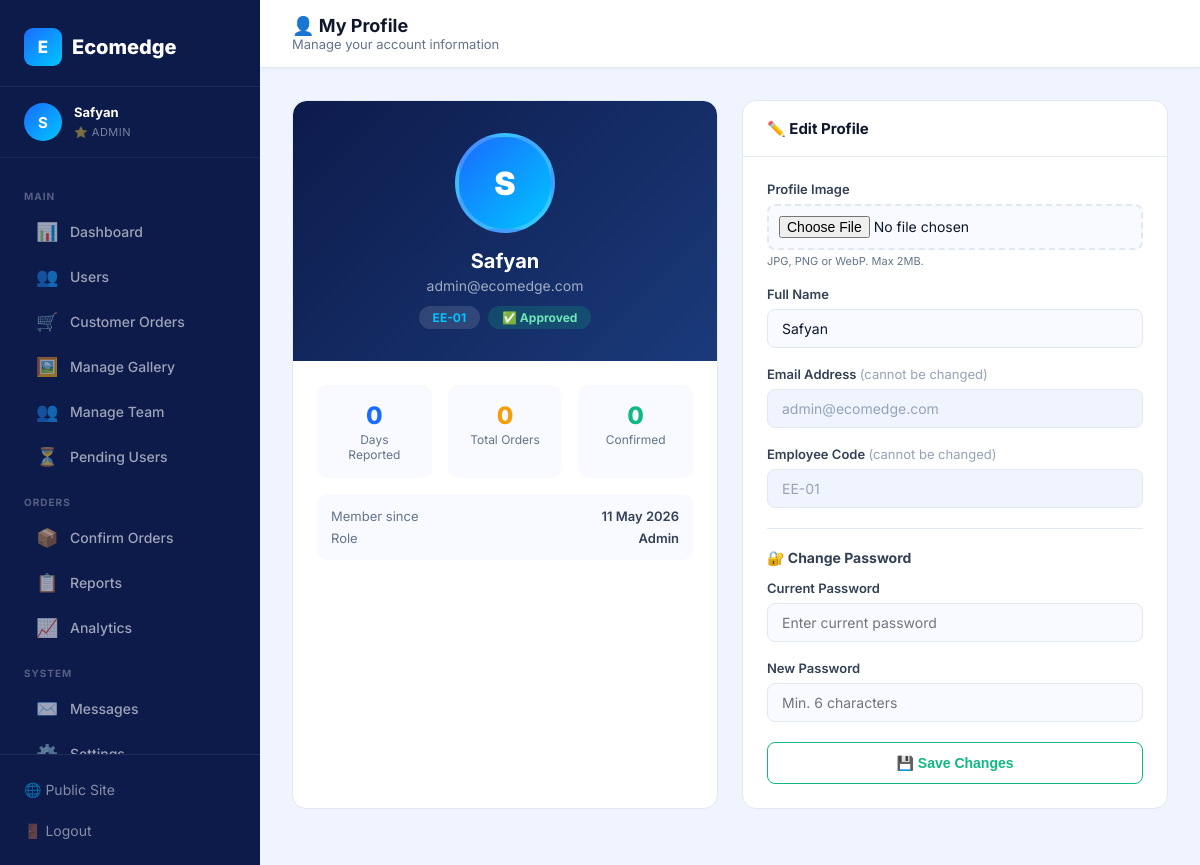
/dashboard/profile.php (signed in), run on the app's committed database.
### tables this page shows
CREATE TABLE `users` (
  `id` int(11) NOT NULL AUTO_INCREMENT,
  `name` varchar(100) NOT NULL,
  `email` varchar(150) NOT NULL,
  `password` varchar(255) NOT NULL,
  `employee_code` varchar(20) NOT NULL,
  `role` enum('admin','user') DEFAULT 'user',
  `status` enum('pending','approved','rejected') DEFAULT 'pending',
  `profile_image` varchar(255) DEFAULT NULL,
  `created_at` timestamp NOT NULL DEFAULT current_timestamp(),
  `updated_at` timestamp NOT NULL DEFAULT current_timestamp() ON UPDATE current_timestamp(),
  PRIMARY KEY (`id`),
  UNIQUE KEY `email` (`email`)
);

### dashboard/profile.php (the view, shortened to what this page needs)
<?php
$db  = getDB();
$uid = $_SESSION['user_id'];
$user = $db->query("SELECT * FROM users WHERE id=$uid")->fetch_assoc();
$stats = $db->query("SELECT COUNT(*) as days, COALESCE(SUM(total_orders),0) as tot, COALESCE(SUM(confirmed_orders),0) as conf FROM reports WHERE user_id=$uid")->fetch_assoc();
?>
<!DOCTYPE html>
<html lang="en">
<head>
    <link rel="stylesheet" href="../assets/css/dashboard.css">
</head>
<body class="dash-body">
<?php include 'includes/sidebar.php'; ?>
<div class="main-content">
    <div class="topbar">
        <div class="topbar-left"><h2>👤 My Profile</h2><p>Manage your account information</p></div>
    </div>
    <div class="page-body">
        <div class="grid-2">
            <div class="dash-panel">
                <div style="background:linear-gradient(135deg,#0d1b4b,#1a3a7a);border-radius:14px 14px 0 0;padding:32px;text-align:center">
                    <div style="width:100px;height:100px;margin:0 auto 16px;position:relative">
                        <?php if ($user['profile_image']): ?>
                            <img src="../<?= $user['profile_image'] ?>" style="width:100%;height:100%;border-radius:50%;object-fit:cover;border:4px solid rgba(255,255,255,0.2)">
                        <?php else: ?>
                            <div style="width:100%;height:100%;background:linear-gradient(135deg,#1a6bff,#00c6ff);border-radius:50%;display:flex;align-items:center;justify-content:center;font-weight:900;font-size:32px;color:white;border:4px solid rgba(255,255,255,0.2)">
                                <?= strtoupper(substr($user['name'],0,1)) ?>
                            </div>
                        <?php endif; ?>
                    </div>
                    <h3 style="color:white;font-size:20px;font-weight:700;margin-bottom:4px"><?= htmlspecialchars($user['name']) ?></h3>
                    <p style="color:rgba(255,255,255,0.6);font-size:14px"><?= htmlspecialchars($user['email']) ?></p>
                    <div style="margin-top:12px;display:flex;gap:8px;justify-content:center;flex-wrap:wrap">
                        <span style="background:rgba(255,255,255,0.12);color:#00c6ff;padding:4px 14px;border-radius:20px;font-size:12px;font-weight:700"><?= $user['employee_code'] ?></span>
                        <span style="background:rgba(16,185,129,0.2);color:#6ee7b7;padding:4px 14px;border-radius:20px;font-size:12px;font-weight:700">✅ Approved</span>
                    </div>
                </div>
                <div style="padding:24px">
                    <div style="display:grid;grid-template-columns:repeat(3,1fr);gap:16px;text-align:center">
                        <div style="background:#f8faff;border-radius:10px;padding:16px">
                            <div style="font-size:24px;font-weight:800;color:#1a6bff"><?= $stats['days'] ?></div>
                            <div style="font-size:12px;color:#64748b;margin-top:2px">Days Reported</div>
                        </div>
                        <div style="background:#f8faff;border-radius:10px;padding:16px">
                            <div style="font-size:24px;font-weight:800;color:#f59e0b"><?= number_format($stats['tot']) ?></div>
                            <div style="font-size:12px;color:#64748b;margin-top:2px">Total Orders</div>
                        </div>
                        <div style="background:#f8faff;border-radius:10px;padding:16px">
                            <div style="font-size:24px;font-weight:800;color:#10b981"><?= number_format($stats['conf']) ?></div>
                            <div style="font-size:12px;color:#64748b;margin-top:2px">Confirmed</div>
                        </div>
                    </div>
                    <div style="margin-top:16px;padding:14px;background:#f8faff;border-radius:10px">
                        <div style="display:flex;justify-content:space-between;margin-bottom:6px">
                            <span style="font-size:13px;color:#64748b">Member since</span>
                            <span style="font-size:13px;font-weight:600;color:#334155"><?= date('d M Y', strtotime($user['created_at'])) ?></span>
                        </div>
                        <div style="display:flex;justify-content:space-between">
                            <span style="font-size:13px;color:#64748b">Role</span>
                            <span style="font-size:13px;font-weight:600;color:#334155"><?= ucfirst($user['role']) ?></span>
                        </div>
                    </div>
                </div>
            </div>
            <div class="dash-panel">
                <div class="panel-header"><h3>✏️ Edit Profile</h3></div>
                <div class="panel-body">
                    <form method="POST" enctype="multipart/form-data">
                        <div class="dash-form-group">
                            <label>Profile Image</label>
                            <input type="file" name="profile_image" accept="image/*" style="padding:10px;background:#f8faff;border:2px dashed #e2e8f0;border-radius:8px;cursor:pointer">
                            <p style="font-size:11px;color:#64748b;margin-top:4px">JPG, PNG or WebP. Max 2MB.</p>
                        </div>
                        <div class="dash-form-group">
                            <label>Full Name</label>
                            <input type="text" name="name" value="<?= htmlspecialchars($user['name']) ?>" placeholder="Your full name">
                        </div>
                        <div class="dash-form-group">
                            <label>Email Address <span style="color:#94a3b8;font-weight:400">(cannot be changed)</span></label>
                            <input type="email" value="<?= htmlspecialchars($user['email']) ?>" disabled style="background:#f0f4ff;color:#94a3b8">
                        </div>
                        <div class="dash-form-group">
                            <label>Employee Code <span style="color:#94a3b8;font-weight:400">(cannot be changed)</span></label>
                            <input type="text" value="<?= $user['employee_code'] ?>" disabled style="background:#f0f4ff;color:#94a3b8">
                        </div>
                        <div style="border-top:1px solid #e2e8f0;margin:20px 0;padding-top:20px">
                            <div style="font-size:14px;font-weight:700;color:#334155;margin-bottom:14px">🔐 Change Password</div>
                            <div class="dash-form-group">
                                <label>Current Password</label>
                                <input type="password" name="current_password" placeholder="Enter current password">
                            </div>
                            <div class="dash-form-group">
                                <label>New Password</label>
                                <input type="password" name="new_password" placeholder="Min. 6 characters">
                            </div>
                        </div>
                        <button type="submit" class="filter-btn success" style="width:100%;padding:12px;font-size:14px;border-radius:8px">
                            💾 Save Changes
                        </button>
                    </form>
                </div>
            </div>
        </div>
    </div>
</div>
</body>
</html>

### assets/css/dashboard.css (style rules this page uses)
* { margin:0; padding:0; box-sizing:border-box; }
body.dash-body { font-family: 'Inter', sans-serif; background: #f0f4ff; display: flex; min-height: 100vh; color: #0f172a; }
.main-content { margin-left: 260px; flex: 1; display: flex; flex-direction: column; min-height: 100vh; }
.topbar { background: white; padding: 0 32px; height: 68px; display: flex; align-items: center; justify-content: space-between; border-bottom: 1px solid #e2e8f0; position: sticky; top: 0; z-index: 50; box-shadow: 0 1px 3px rgba(0,0,0,0.04); }
.topbar-left h2 { font-size: 18px; font-weight: 700; color: #0f172a; }
.topbar-left p { font-size: 13px; color: #64748b; }
.page-body { padding: 32px; flex: 1; }
.dash-panel { background: white; border-radius: 14px; border: 1px solid #e2e8f0; overflow: hidden; margin-bottom: 24px; }
.panel-header { padding: 18px 24px; border-bottom: 1px solid #e2e8f0; display: flex; align-items: center; justify-content: space-between; }
.panel-header h3 { font-size: 15px; font-weight: 700; color: #0f172a; }
.panel-body { padding: 24px; }
.dash-form-group { margin-bottom: 18px; }
.dash-form-group label { display: block; font-size: 13px; font-weight: 600; color: #334155; margin-bottom: 7px; }
.dash-form-group input, .dash-form-group textarea, .dash-form-group select { width: 100%; padding: 10px 14px; border: 1.5px solid #e2e8f0; border-radius: 8px; font-size: 14px; font-family: 'Inter', sans-serif; color: #0f172a; background: #f8faff; transition: all 0.2s; outline: none; }
.filter-btn { padding: 7px 16px; border-radius: 6px; font-size: 13px; font-weight: 600; border: 1.5px solid #e2e8f0; background: white; color: #64748b; cursor: pointer; transition: all 0.2s; }
.filter-btn.success { border-color: #10b981; color: #10b981; }
.grid-2 { display: grid; grid-template-columns: 1fr 1fr; gap: 24px; }

### data on the page
users: name "S", name "Safyan", email "admin@ecomedge.com", employee_code "EE-01", created_at "11 May 2026", role "Admin"

### other printed values
$initial "S"
$name "Safyan"
$stats['days'] "0"
$stats['tot'] "0"
$stats['conf'] "0"
